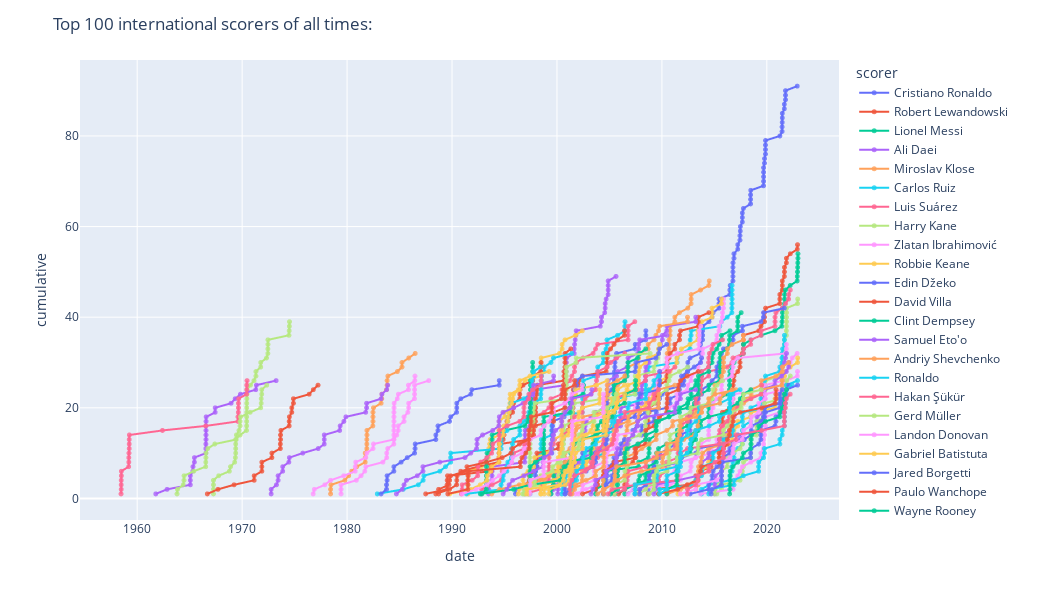

Notebook code for this chart:
### Code cell
cdat['date'] = pd.to_datetime(cdat['date'])
cdat['day'] = cdat['date'].dt.day  # Extract the day from the date

top = cdat.groupby('scorer').max().sort_values('cumulative', ascending=False).head(100).index
fallafel = cdat[cdat.scorer.isin(top)]
fig = px.scatter(fallafel.reset_index(), x='date', y='cumulative', color='scorer', hover_name='scorer',
                 hover_data=['scorer', 'date','day' ,'team', 'cumulative']) 
fig.update_traces(mode='lines+markers', marker=dict(symbol='circle', size=5, opacity=0.8))
# option for adding a slider
# fig.update_xaxes(type='date', rangeslider_visible=True)
fig.update_layout(title="Top 100 international scorers of all times:", width=1050, height=600)
fig.show()
